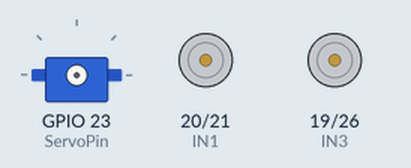
Recording of a program running on a simulated Raspberry Pi (BCM pin numbers). On the bench: servo, motor-driver pin pairs drawn as motors (green arrow = first pin HIGH = forward, orange = second pin HIGH = backward, longer = more drive, scaled by the enable pin). Servo angles are drawn from the pulse width (0.5 ms = 0°, 2.5 ms = 180°).

Above: at 0.1 s.
At 2.1 s:
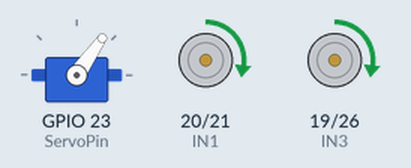
Timing chart, 0 to 3.6 s (numbered marks = the images above):
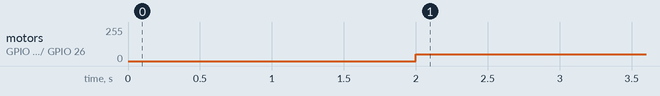

The program:

advance.py
```python
#-*- coding:UTF-8 -*-
import RPi.GPIO as GPIO
import time

#Definition of  motor pin
IN1 = 20
IN2 = 21
IN3 = 19
IN4 = 26
ENA = 16
ENB = 13

#Set the GPIO port to BCM encoding mode.
ServoPin = 23

g_LeftPos = 110
g_MidPos = 55
g_RightPos = 0

#Set the GPIO port to BCM encoding mode.
GPIO.setmode(GPIO.BCM)

#Ignore warning information
GPIO.setwarnings(False)

#Motor pin initialization operation
def motor_init():
    global pwm_ENA
    global pwm_ENB
    global pwm_servo
    GPIO.setup(ENA,GPIO.OUT,initial=GPIO.HIGH)
    GPIO.setup(IN1,GPIO.OUT,initial=GPIO.LOW)
    GPIO.setup(IN2,GPIO.OUT,initial=GPIO.LOW)
    GPIO.setup(ENB,GPIO.OUT,initial=GPIO.HIGH)
    GPIO.setup(IN3,GPIO.OUT,initial=GPIO.LOW)
    GPIO.setup(IN4,GPIO.OUT,initial=GPIO.LOW)
    #Set the PWM pin and frequency is 2000hz
    pwm_ENA = GPIO.PWM(ENA, 2000)
    pwm_ENB = GPIO.PWM(ENB, 2000)

    #Set the PWM pin and frequency is 50hz
    GPIO.setup(ServoPin,GPIO.OUT,initial=GPIO.LOW)
    pwm_servo = GPIO.PWM(ServoPin, 50)
    pwm_servo.start(g_MidPos)

#advance
def run():
    GPIO.output(IN1, GPIO.HIGH)
    GPIO.output(IN2, GPIO.LOW)
    GPIO.output(IN3, GPIO.HIGH)
    GPIO.output(IN4, GPIO.LOW)
    #PWM duty cycle is set to 100（0--100）
    pwm_ENA.start(20)
    pwm_ENB.start(20)
#servo control
def servo_contrl(pos):
	pwm_servo.ChangeDutyCycle(2.5 + 10 * pos/180)

#delay 2s
time.sleep(2)

#The try/except statement is used to detect errors in the try block.
#the except statement catches the exception information and processes it.
try:
		motor_init()
		while True:
			servo_contrl(g_MidPos)
			run()
except KeyboardInterrupt:
		pass
pwm_ENA.stop()
pwm_ENB.stop()
pwm_servo.stop()
GPIO.cleanup()
```

Measured:
- by itself, motor on GPIO 20 (IN1) / GPIO 21 (IN2), motor on GPIO 19 (IN3) / GPIO 26 (IN4): stopped → forward 51/255 at 2.0 s
